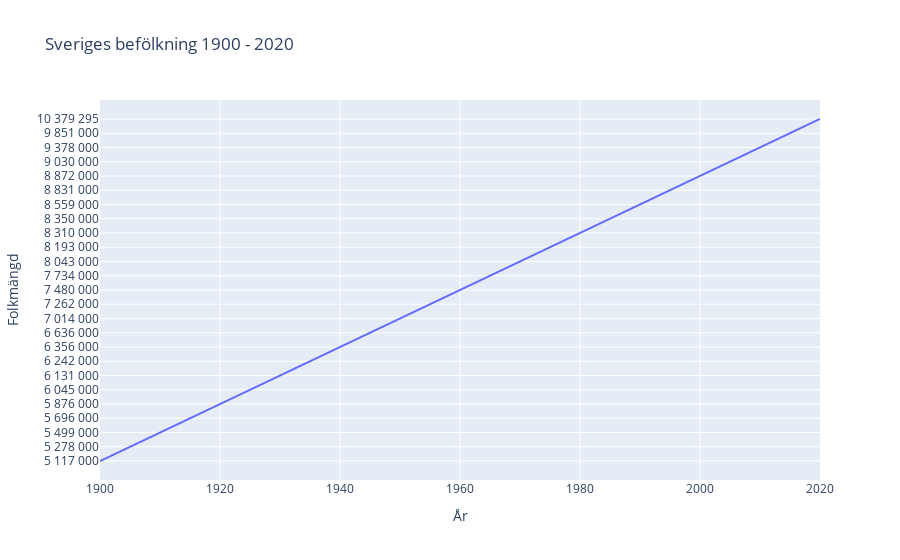

The cell this chart's notebook holds for it:
### Code cell
import plotly_express as px 
fig = px.line(svensk_befolkning_efter1900, x="År", y="Folkmängd", title="Sveriges befölkning 1900 - 2020")
fig.show()
